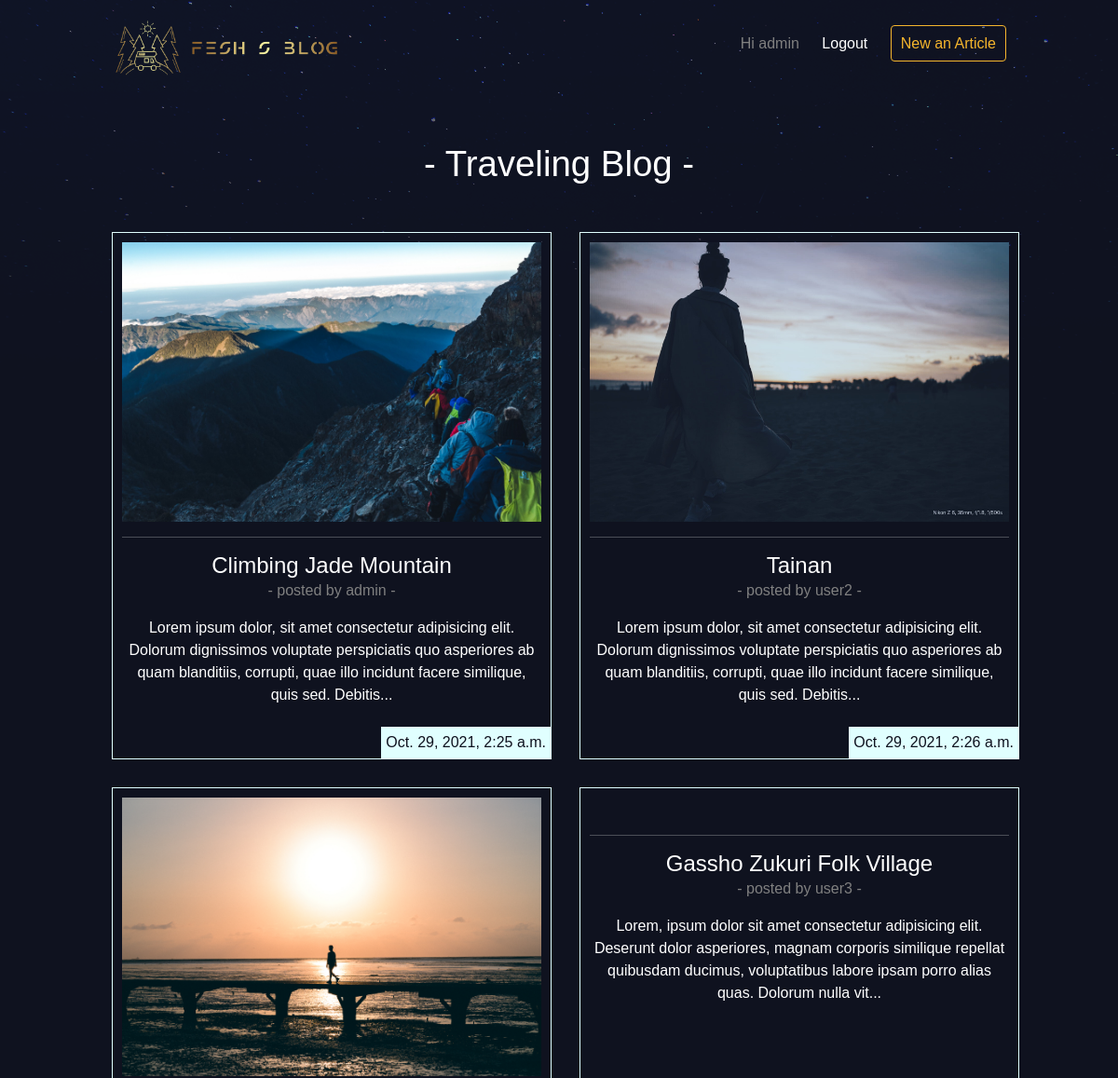
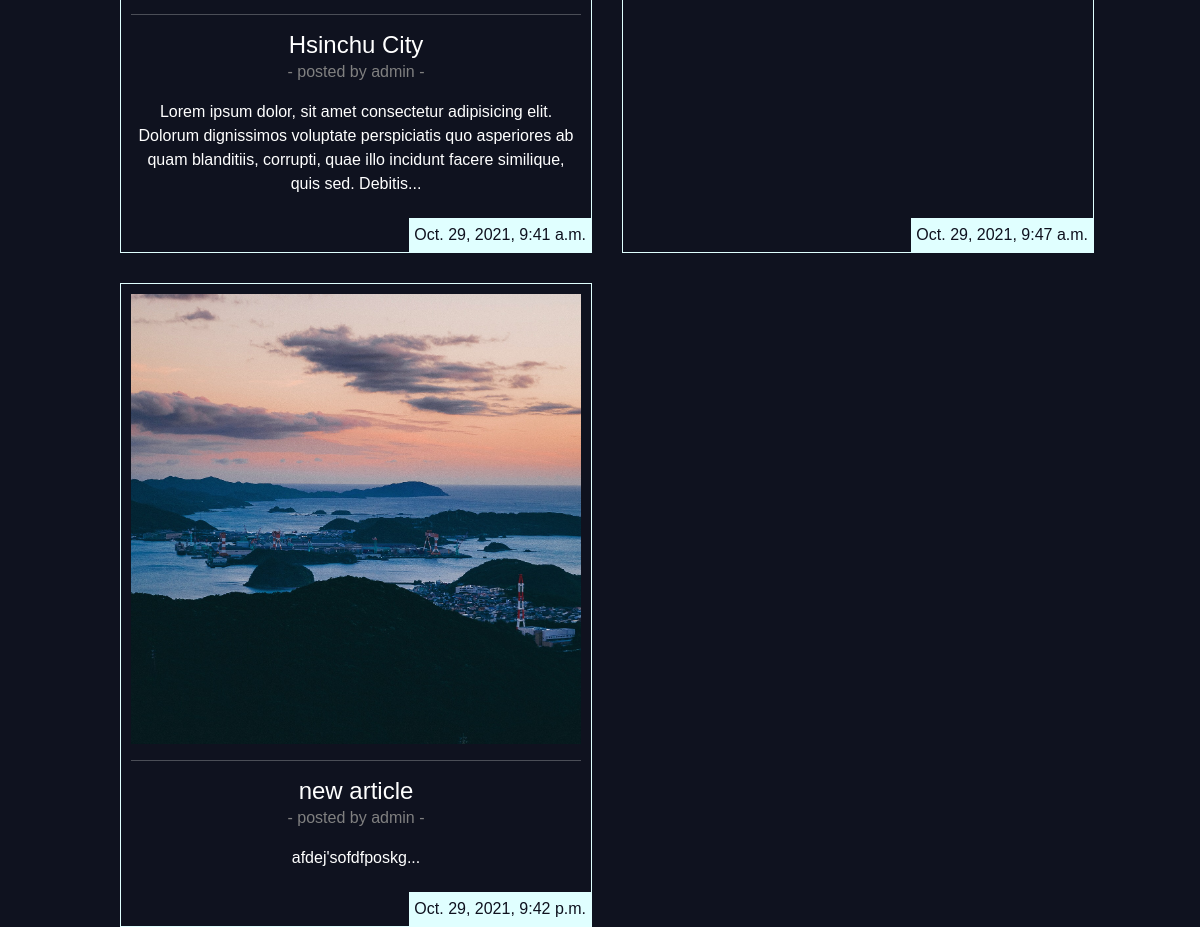
The app's page / (signed in) with its own data (2 pictures, top to bottom).
### articles/models.py (models this page shows, shortened)
class Article(models.Model):
    title = models.CharField(max_length=100)
    slug = models.SlugField()   # s/b url friendly string
    body = models.TextField()
    date = models.DateTimeField( auto_now_add=True)
    thumb = models.ImageField(default="default.png", blank=True)
    author = models.ForeignKey(User, on_delete=models.CASCADE, default=None)
    ''' model method '''
    def snippet(self):
        return self.body[:200]+"..."

### articles/views.py (the view)
# urls.py: url(r'^$',views.article_list, name="list"),    #when the user visit .com, it fires homepage() in the views.py
def article_list(request):
    articles =Article.objects.all().order_by('date')
    return render(request, 'articles/article_list.html',{'articles':articles})

### articles/templates/articles/article_list.html
{% extends 'base_layout.html' %}
{% block content %}
        <h1> - Traveling Blog - </h1>
        <div class="articles">
            {% for article in articles %}
                <div class="article">
                    <div> <img width="450px" src="{{ article.thumb.url }}" alt=""></div>
                    <hr>
                    <h2><a href="{% url 'articlesApp:detail' article.slug %}">{{ article.title }}</a></h2>
                    <p class="description"> - posted by {{ article.author }} -</p>
                    <p>{{ article.snippet }}</p>
                    <p class="date">{{ article.date }}</p>
                </div>
            {% endfor %}
        </div>
{% endblock %}

### templates/base_layout.html (shortened to what this page needs)
{% load static %}
<!doctype html>
<html lang="en">
  <head>
    <link href="https://cdn.jsdelivr.net/npm/bootstrap@5.1.3/dist/css/bootstrap.min.css" rel="stylesheet">
    <link rel="stylesheet" href="{% static 'styles.css' %}">
  </head>
  <body>
    <header class="wrapper">
        <h1 class="logo"><a href="{% url 'home' %}"><img width="250px" src="{% static 'fesh_logo.png' %}"></a></h1>
        <nav>
            <ul>
                {% if user.is_authenticated %}
                <li class="greet">Hi {{user.username}}</li>
                <li>
                    <a href="#"  onclick="$('#signOutBtn').click()">Logout</a>
                </li>
                <li><a href="{% url 'articlesApp:create' %}" class="highlight">New an Article</a></li>
                {% else %}
                    <li><a href="{% url 'articlesApp:create' %}" >New an Article</a></li>
                    <li><a href="{% url 'accountsApp:login' %}">Login</a></li>
                    <li><a href="{% url 'accountsApp:signup' %}">Signup</a></li>
                {% endif %}
            </ul>
        </nav>
    </header>
    <div class="wrapper">
        {% block content %}{% endblock %}
    </div>
  </body>
</html>

### assets/styles.css (style rules this page uses)
body { background-color: #0f121f; background-image: url(stars.png); background-repeat: no-repeat; color: #fff; }
body * { font-family: Helvetica, sans-serif, Times, serif; }
h1, h2, h3, h4, h5 { font-weight: normal; margin: 0; }
a, a:hover, a:visited { color: #fff; text-decoration: none; }
.wrapper { max-width: 960px; margin: 0 auto; }
div.wrapper h1 { text-align: center; margin: 50px auto; font-size: 2.4em }
header { display: grid; grid-template-columns: 1fr 1fr; padding: 20px 0; }
nav { justify-self: end; padding-top:15px ; }
nav li { display: inline-block; list-style-type: none; margin-left: 20px; }
.greet { color: gray; }
.articles { display: grid; grid-template-columns: 1fr 1fr; grid-gap: 30px; }
.article { padding: 10px; border: 1px solid lightcyan; border-style: groove; position: relative; padding-bottom: 40px; }
.article h2 { font-size: 1.5em; }
.article h2, .article p { text-align: center; }
.article .date { padding: 5px; background:lightcyan; position: absolute; right: 0; bottom: 0; margin: 0; color: #0f121f; }
a.highlight { border: 1px solid #f5b52d; padding: 10px; border-radius: 4px; color: #f5b52d; }
.description { color: gray; font-size: 0.5 em; }

### records on screen
Article: thumb (picture), title "Climbing Jade Mountain", author "admin", snippet "Lorem ipsum dolor, sit amet consectetur adipisicing elit. Dolorum dignissimos voluptate perspiciatis quo asperiores ab quam blanditiis, corrupti, quae illo incidunt facere similique, quis sed. Debitis...", date "Oct. 29, 2021, 2:25 a.m."
Article: thumb (picture), title "Tainan", author "user2", snippet "Lorem ipsum dolor, sit amet consectetur adipisicing elit. Dolorum dignissimos voluptate perspiciatis quo asperiores ab quam blanditiis, corrupti, quae illo incidunt facere similique, quis sed. Debitis...", date "Oct. 29, 2021, 2:26 a.m."
Article: thumb (picture), title "Hsinchu City", author "admin", snippet "Lorem ipsum dolor, sit amet consectetur adipisicing elit. Dolorum dignissimos voluptate perspiciatis quo asperiores ab quam blanditiis, corrupti, quae illo incidunt facere similique, quis sed. Debitis...", date "Oct. 29, 2021, 9:41 a.m."
Article: title "Gassho Zukuri Folk Village", author "user3", snippet "Lorem, ipsum dolor sit amet consectetur adipisicing elit. Deserunt dolor asperiores, magnam corporis similique repellat quibusdam ducimus, voluptatibus labore ipsam porro alias quas. Dolorum nulla vit...", date "Oct. 29, 2021, 9:47 a.m."
Article: thumb (picture), title "new article", author "admin", snippet "afdej'sofdfposkg...", date "Oct. 29, 2021, 9:42 p.m."

### other values on screen
{{ user.username }} "admin"
